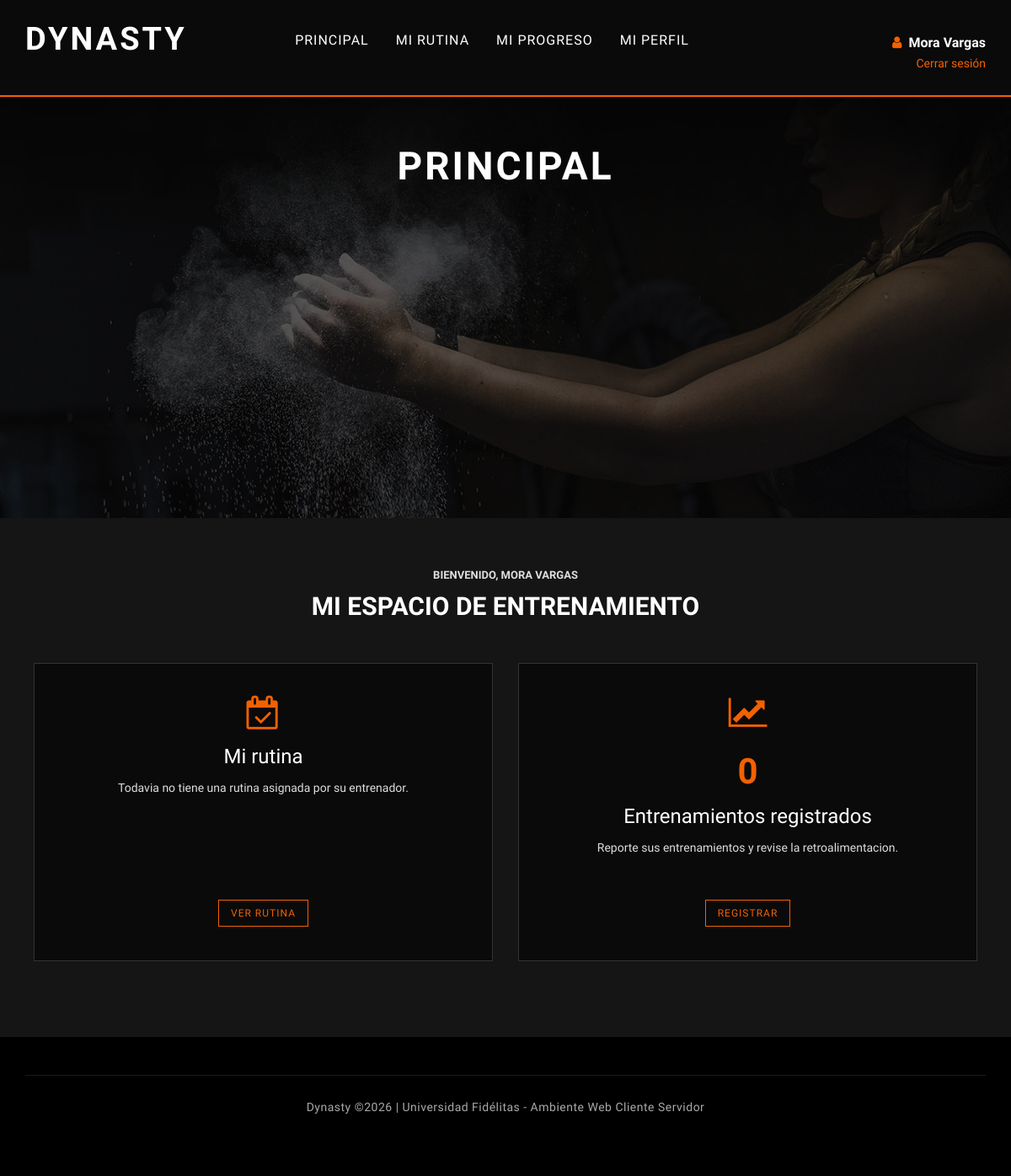
Before: /DYNASTY_WEB_proyecto/View/vInicio/Principal.php (signed in) with the older database file.
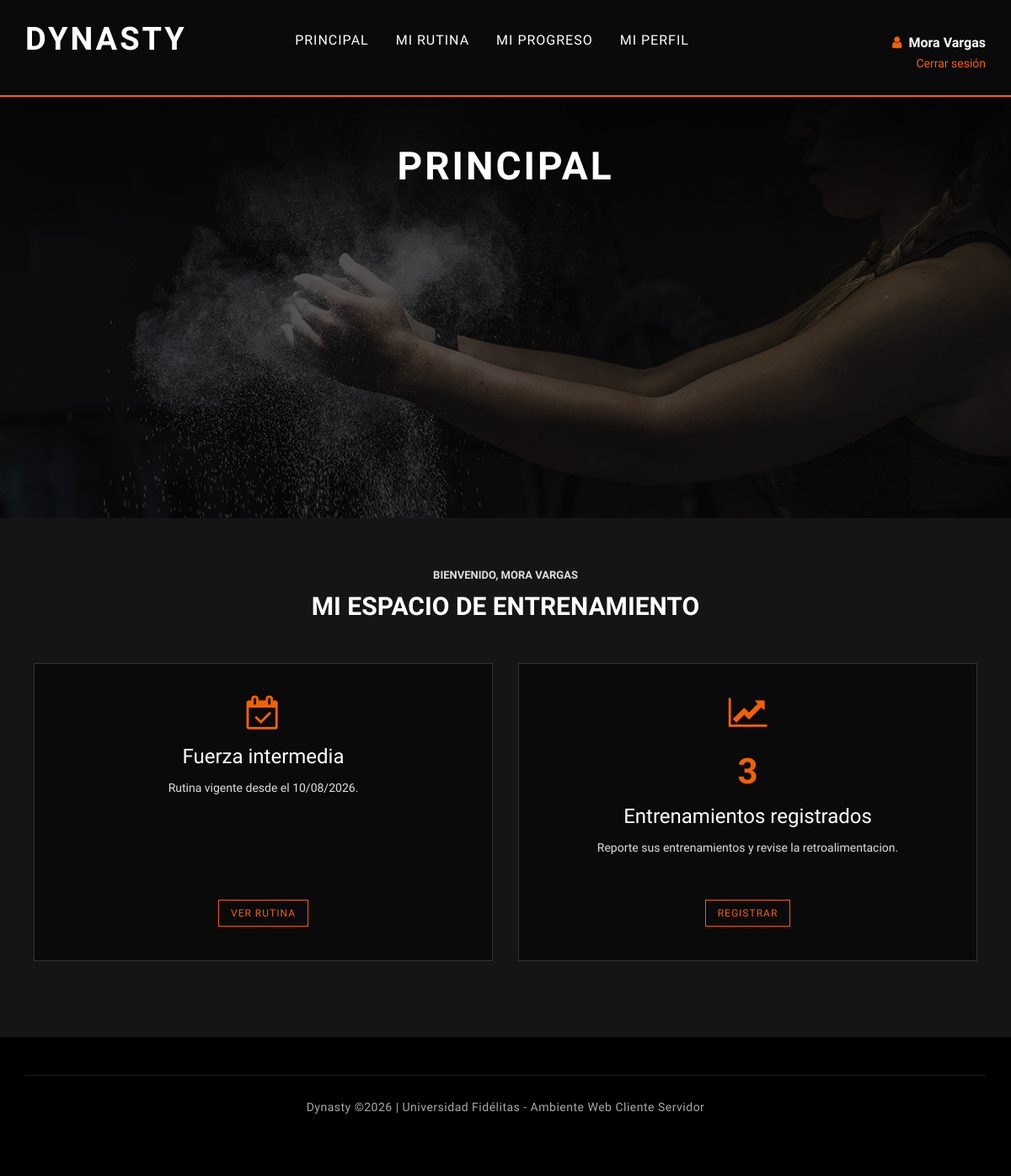
After: the same page with the newer database file.
### tables this page shows
CREATE TABLE `asignacion_rutina` (
  `id_asignacion` int(10) unsigned NOT NULL AUTO_INCREMENT,
  `id_cliente` int(10) unsigned NOT NULL,
  `id_rutina` int(10) unsigned NOT NULL,
  `fecha_asignacion` date NOT NULL,
  `fecha_inicio` date NOT NULL,
  `fecha_fin` date DEFAULT NULL,
  `estado` varchar(20) NOT NULL DEFAULT 'PENDIENTE',
  `observacion_admin` varchar(300) DEFAULT NULL,
  PRIMARY KEY (`id_asignacion`),
  KEY `FK_asig_cliente` (`id_cliente`),
  KEY `FK_asig_rutina` (`id_rutina`),
  CONSTRAINT `FK_asig_cliente` FOREIGN KEY (`id_cliente`) REFERENCES `cliente` (`id_cliente`),
  CONSTRAINT `FK_asig_rutina` FOREIGN KEY (`id_rutina`) REFERENCES `rutina` (`id_rutina`),
  CONSTRAINT `CHK_asig_estado` CHECK (`estado` in ('PENDIENTE','EN_PROCESO','FINALIZADA','CANCELADA')),
  CONSTRAINT `CHK_asig_fechas` CHECK (`fecha_fin` is null or `fecha_fin` >= `fecha_inicio`)
);

CREATE TABLE `rutina` (
  `id_rutina` int(10) unsigned NOT NULL AUTO_INCREMENT,
  `nombre_rutina` varchar(120) NOT NULL,
  `objetivo` varchar(180) NOT NULL,
  `nivel` varchar(20) NOT NULL,
  `descripcion_general` varchar(500) DEFAULT NULL,
  `fecha_creacion` datetime NOT NULL DEFAULT current_timestamp(),
  `estado` tinyint(1) NOT NULL DEFAULT 1,
  PRIMARY KEY (`id_rutina`),
  CONSTRAINT `CHK_rutina_nivel` CHECK (`nivel` in ('PRINCIPIANTE','INTERMEDIO','AVANZADO'))
);

### DYNASTY_WEB_proyecto/Model/AsignacionModel.php (called while the page is built, shortened)
<?php
    function ConsultarAsignacionActivaClienteModel($idCliente)
    {
        try
        {
            $conn = OpenDB();
            $stmt = $conn -> prepare("CALL spConsultarAsignacionActivaCliente(?)");
            $stmt -> bind_param("i", $idCliente);
            $stmt -> execute();
            $response = $stmt -> get_result();
            $datos = null;
            while($fila = $response -> fetch_assoc())
            {
                $datos = $fila;
            }
            return $datos;
        }
        catch(Exception $e)
        {
            AddError($e, 'ConsultarAsignacionActivaClienteModel');
            return null;
        }
    }
    function ConsultarClientePorUsuarioModel($idUsuario)
    {
        try
        {
            $conn = OpenDB();
            $stmt = $conn -> prepare("CALL spConsultarClientePorUsuario(?)");
            $stmt -> bind_param("i", $idUsuario);
            $stmt -> execute();
            $response = $stmt -> get_result();
            $datos = null;
            while($fila = $response -> fetch_assoc())
            {
                $datos = $fila;
            }
            return $datos;
        }
        catch(Exception $e)
        {
            AddError($e, 'ConsultarClientePorUsuarioModel');
            return null;
        }
    }

### DYNASTY_WEB_proyecto/Controller/PrincipalController.php (called while the page is built, shortened)
<?php
    include_once $_SERVER['DOCUMENT_ROOT'] . '/Dynasty/DYNASTY_WEB_proyecto/Model/ResumenModel.php';
    include_once $_SERVER['DOCUMENT_ROOT'] . '/Dynasty/DYNASTY_WEB_proyecto/Model/AsignacionModel.php';
    include_once $_SERVER['DOCUMENT_ROOT'] . '/Dynasty/DYNASTY_WEB_proyecto/Model/ProgresoModel.php';
    function ConsultarResumenCliente()
    {
        $resumen = ["rutina" => null, "entrenamientos" => 0];
        $cliente = ConsultarClientePorUsuarioModel($_SESSION["IdUsuario"]);
        $resumen["rutina"]         = ConsultarAsignacionActivaClienteModel($cliente["id_cliente"]);
        $resumen["entrenamientos"] = count(ConsultarProgresoClienteModel($cliente["id_cliente"]));
        return $resumen;
    }

### DYNASTY_WEB_proyecto/Model/ProgresoModel.php (called while the page is built, shortened)
<?php
    function ConsultarProgresoClienteModel($idCliente)
    {
        try
        {
            $conn = OpenDB();
            $stmt = $conn -> prepare("CALL spConsultarProgresoCliente(?)");
            $stmt -> bind_param("i", $idCliente);
            $stmt -> execute();
            $response = $stmt -> get_result();
            $datos = [];
            while($fila = $response -> fetch_assoc())
            {
                $datos[] = $fila;
            }
            return $datos;
        }
        catch(Exception $e)
        {
            AddError($e, 'ConsultarProgresoClienteModel');
            return [];
        }
    }

### DYNASTY_WEB_proyecto/View/vInicio/Principal.php (the view, shortened to what this page needs)
<?php
    include_once $_SERVER['DOCUMENT_ROOT'] . '/Dynasty/DYNASTY_WEB_proyecto/Controller/PrincipalController.php';
    include_once $_SERVER['DOCUMENT_ROOT'] . '/Dynasty/DYNASTY_WEB_proyecto/View/LayoutInterno.php';
    $esAdmin = ($_SESSION["Rol"] == "ADMINISTRADOR");
    $resumen = $esAdmin ? ConsultarResumenPanel() : ConsultarResumenCliente();
?>
<!DOCTYPE html>
<html lang="es">
<?php ImportCSS(); ?>
<body>
    <?php
        HeaderInterno();
        BreadcrumbInterno("Principal");
    ?>
    <section class="seccion-sistema">
        <div class="container-fluid">
            <div class="row mb-4">
                <div class="col-12">
                    <div class="section-title">
                        <span>Bienvenido, <?= htmlspecialchars($_SESSION["NombreUsuario"]) ?></span>
                        <h2><?= $esAdmin ? "Panel administrativo" : "Mi espacio de entrenamiento" ?></h2>
                    </div>
                </div>
            </div>
            <?php if($esAdmin): ?>
            <div class="row g-cards">
                <div class="col-md-3 col-sm-6">
                    <div class="panel-card">
                        <i class="fa fa-users"></i>
                        <span class="numero"><?= $resumen["clientes"] ?></span>
                        <h4>Clientes activos</h4>
                        <p>Consulte, edite y administre los clientes registrados.</p>
                        <a href="/Dynasty/DYNASTY_WEB_proyecto/View/vCliente/GestionClientes.php" class="btn-accion">Gestionar</a>
                    </div>
                </div>
                <div class="col-md-3 col-sm-6">
                    <div class="panel-card">
                        <i class="fa fa-heartbeat"></i>
                        <span class="numero"><?= $resumen["ejercicios"] ?></span>
                        <h4>Ejercicios activos</h4>
                        <p>Administre el catalogo de ejercicios del sistema.</p>
                        <a href="/Dynasty/DYNASTY_WEB_proyecto/View/vEjercicio/GestionEjercicios.php" class="btn-accion">Gestionar</a>
                    </div>
                </div>
                <div class="col-md-3 col-sm-6">
                    <div class="panel-card">
                        <i class="fa fa-list-alt"></i>
                        <span class="numero"><?= $resumen["rutinas"] ?></span>
                        <h4>Rutinas activas</h4>
                        <p>Cree rutinas y defina sus ejercicios ordenados.</p>
                        <a href="/Dynasty/DYNASTY_WEB_proyecto/View/vRutina/GestionRutinas.php" class="btn-accion">Gestionar</a>
                    </div>
                </div>
                <div class="col-md-3 col-sm-6">
                    <div class="panel-card">
                        <i class="fa fa-calendar-check-o"></i>
                        <span class="numero"><?= $resumen["asignaciones"] ?></span>
                        <h4>Asignaciones en proceso</h4>
                        <p>Asigne rutinas y revise el progreso reportado.</p>
                        <a href="/Dynasty/DYNASTY_WEB_proyecto/View/vAsignacion/Asignaciones.php" class="btn-accion">Gestionar</a>
                    </div>
                </div>
            </div>
            <?php else: ?>
            <div class="row g-cards">
                <div class="col-md-6">
                    <div class="panel-card">
                        <i class="fa fa-calendar-check-o"></i>
                        <?php if($resumen["rutina"]): ?>
                            <h4><?= htmlspecialchars($resumen["rutina"]["nombre_rutina"]) ?></h4>
                            <p>
                                Rutina vigente desde el
                                <?= date("d/m/Y", strtotime($resumen["rutina"]["fecha_inicio"])) ?>.
                            </p>
                        <?php else: ?>
                            <h4>Mi rutina</h4>
                            <p>Todavia no tiene una rutina asignada por su entrenador.</p>
                        <?php endif; ?>
                        <a href="/Dynasty/DYNASTY_WEB_proyecto/View/vProgreso/MiRutina.php" class="btn-accion">Ver rutina</a>
                    </div>
                </div>
                <div class="col-md-6">
                    <div class="panel-card">
                        <i class="fa fa-line-chart"></i>
                        <span class="numero"><?= $resumen["entrenamientos"] ?></span>
                        <h4>Entrenamientos registrados</h4>
                        <p>Reporte sus entrenamientos y revise la retroalimentacion.</p>
                        <a href="/Dynasty/DYNASTY_WEB_proyecto/View/vProgreso/MiProgreso.php" class="btn-accion">Registrar</a>
                    </div>
                </div>
            </div>
            <?php endif; ?>
        </div>
    </section>
    <?php
        FooterExterno();
    ?>
</body>
</html>

### DYNASTY_WEB_proyecto/View/LayoutExterno.php (shortened to what this page needs)
<?php
function ImportCSS()
{
    echo '
        <head>
        <meta charset="UTF-8">
        <meta name="description" content="Dynasty - Sistema de gestión de rutinas">
        <meta name="viewport" content="width=device-width, initial-scale=1.0">
        <title>Dynasty | Gestión de Rutinas</title>
        <link href="https://fonts.googleapis.com/css?family=Muli:300,400,500,600,700,800,900&display=swap" rel="stylesheet">
        <link href="https://fonts.googleapis.com/css?family=Oswald:300,400,500,600,700&display=swap" rel="stylesheet">
        <link rel="stylesheet" href="/Dynasty/DYNASTY_WEB_proyecto/css/bootstrap.min.css" type="text/css">
        <link rel="stylesheet" href="/Dynasty/DYNASTY_WEB_proyecto/css/font-awesome.min.css" type="text/css">
        <link rel="stylesheet" href="/Dynasty/DYNASTY_WEB_proyecto/css/style.css" type="text/css">
        <link rel="stylesheet" href="https://cdn.datatables.net/2.1.8/css/dataTables.dataTables.min.css">
        <link rel="stylesheet" href="/Dynasty/DYNASTY_WEB_proyecto/css/dynasty.css?v=9" type="text/css">
        </head>
    ';
}
function FooterExterno()
{
    echo '
        <section class="footer-section" style="padding: 30px 0;">
            <div class="container">
                <div class="row">
                    <div class="col-lg-12 text-center">
                        <div class="copyright-text">
                            <p>Dynasty &copy;<script>document.write(new Date().getFullYear());</script> | Universidad Fidélitas - Ambiente Web Cliente Servidor</p>
                        </div>
                    </div>
                </div>
            </div>
        </section>
    ';
}

### DYNASTY_WEB_proyecto/View/LayoutInterno.php
<?php
    include_once $_SERVER['DOCUMENT_ROOT'] . '/Dynasty/DYNASTY_WEB_proyecto/View/LayoutExterno.php';
function HeaderInterno()
{
    $rol = isset($_SESSION["Rol"]) ? $_SESSION["Rol"] : "";
    $nombre = isset($_SESSION["NombreUsuario"]) ? $_SESSION["NombreUsuario"] : "";
    $menu = '<li><a href="/Dynasty/DYNASTY_WEB_proyecto/View/vInicio/Principal.php">Principal</a></li>';
    if($rol == "ADMINISTRADOR")
    {
        $menu .= '<li><a href="/Dynasty/DYNASTY_WEB_proyecto/View/vCliente/GestionClientes.php">Clientes</a></li>';
        $menu .= '<li><a href="/Dynasty/DYNASTY_WEB_proyecto/View/vEjercicio/GestionEjercicios.php">Ejercicios</a></li>';
        $menu .= '<li><a href="/Dynasty/DYNASTY_WEB_proyecto/View/vRutina/GestionRutinas.php">Rutinas</a></li>';
        $menu .= '<li><a href="/Dynasty/DYNASTY_WEB_proyecto/View/vAsignacion/Asignaciones.php">Asignaciones</a></li>';
        $menu .= '<li><a href="/Dynasty/DYNASTY_WEB_proyecto/View/vAsignacion/Seguimiento.php">Seguimiento</a></li>';
    }
    else
    {
        $menu .= '<li><a href="/Dynasty/DYNASTY_WEB_proyecto/View/vProgreso/MiRutina.php">Mi rutina</a></li>';
        $menu .= '<li><a href="/Dynasty/DYNASTY_WEB_proyecto/View/vProgreso/MiProgreso.php">Mi progreso</a></li>';
    }
    $menu .= '<li><a href="/Dynasty/DYNASTY_WEB_proyecto/View/vUsuario/MiPerfil.php">Mi perfil</a></li>';
    echo '
        <header class="header-section">
            <div class="container-fluid">
                <div class="row">
                    <div class="col-lg-3">
                        <div class="logo">
                            <a href="/Dynasty/DYNASTY_WEB_proyecto/View/vInicio/Principal.php" class="logo-text">DYNASTY</a>
                        </div>
                    </div>
                    <div class="col-lg-6">
                        <nav class="nav-menu">
                            <ul>' . $menu . '</ul>
                        </nav>
                    </div>
                    <div class="col-lg-3">
                        <div class="top-option">
                            <div class="usuario-sesion">
                                <span class="usuario-nombre"><i class="fa fa-user"></i> ' . htmlspecialchars($nombre) . '</span>
                                <a class="cerrar-sesion" href="/Dynasty/DYNASTY_WEB_proyecto/Controller/UtilitarioController.php?accion=salir">Cerrar sesión</a>
                            </div>
                        </div>
                    </div>
                </div>
            </div>
        </header>
    ';
}
function BreadcrumbInterno($titulo)
{
    echo '
        <section class="breadcrumb-section set-bg breadcrumb-interno" style="background-image: url(/Dynasty/DYNASTY_WEB_proyecto/img/breadcrumb-bg.jpg); position: relative;">
            <div class="container">
                <div class="row">
                    <div class="col-lg-12 text-center">
                        <div class="breadcrumb-text">
                            <h2>' . htmlspecialchars($titulo) . '</h2>
                        </div>
                    </div>
                </div>
            </div>
        </section>
    ';
}

### DYNASTY_WEB_proyecto/css/style.css (style rules this page uses)
html, body { height: 100%; font-family: "Muli", sans-serif; -webkit-font-smoothing: antialiased; font-smoothing: antialiased; }
h1, h2, h3, h4, h5, h6 { margin: 0; color: #111111; font-weight: 400; font-family: "Oswald", sans-serif; }
h2 { font-size: 36px; }
h4 { font-size: 24px; }
p { font-size: 14px; font-family: "Muli", sans-serif; color: #a9a9a9; font-weight: 400; line-height: 24px; margin: 0 0 15px 0; }
ul, ol { padding: 0; margin: 0; }
.section-title { margin-bottom: 45px; text-align: center; }
.section-title span { font-size: 16px; color: #f36100; text-transform: uppercase; font-weight: 700; }
.section-title h2 { color: #ffffff; font-size: 32px; font-weight: 600; text-transform: uppercase; margin-top: 8px; }
.set-bg { background-repeat: no-repeat; background-size: cover; background-position: top center; }
.header-section { position: absolute; left: 0; top: 0; width: 100%; padding: 0 15px; padding-top: 55px; z-index: 99; }
.logo a { display: inline-block; }
.nav-menu { text-align: center; }
.nav-menu ul li { list-style: none; display: inline-block; margin-right: 32px; position: relative; z-index: 1; }
.nav-menu ul li:last-child { margin-right: 0; }
.nav-menu ul li a { color: #ffffff; display: block; font-size: 15px; font-weight: 500; text-transform: uppercase; letter-spacing: 1px; font-family: "Oswald", sans-serif; padding: 10px 0px; position: relative; -webkit-transition: all 0.3s; -o-transition: all 0.3s; transition: all 0.3s; }
.nav-menu ul li a:after { position: absolute; left: 0; top: 22px; height: 1px; width: 100%; background: #f36100; content: ""; -webkit-transform: rotate(-20deg); -ms-transform: rotate(-20deg); transform: rotate(-20deg); opacity: 0; -webkit-transition: all 0.3s; -o-transition: all 0.3s; transition: all 0.3s; }
.top-option { text-align: right; padding: 9px 0; }
.footer-section { background: #000000; padding-top: 50px; }
.copyright-text { font-size: 14px; color: #c4c4c4; letter-spacing: 0.5px; border-top: 1px solid #1a1a1a; padding: 25px 0; margin-top: 15px; }
.breadcrumb-section { height: 500px; padding-top: 230px; }
.breadcrumb-text h2 { font-size: 60px; color: #ffffff; font-weight: 600; text-transform: uppercase; margin-bottom: 15px; }
@media only screen and (min-width: 1200px) { .container { max-width: 1170px; } }

Changed rows visible on the page:
added asignacion_rutina: id_rutina.nombre_rutina "Fuerza intermedia", fecha_inicio "10/08/2026"
Other visible differences:
$resumen["entrenamientos"]: "0" → "3"
text no longer shown: "Mi rutina Todavia no tiene una rutina asignada por su entrenador."
text now shown: "Rutina vigente desde el ."
